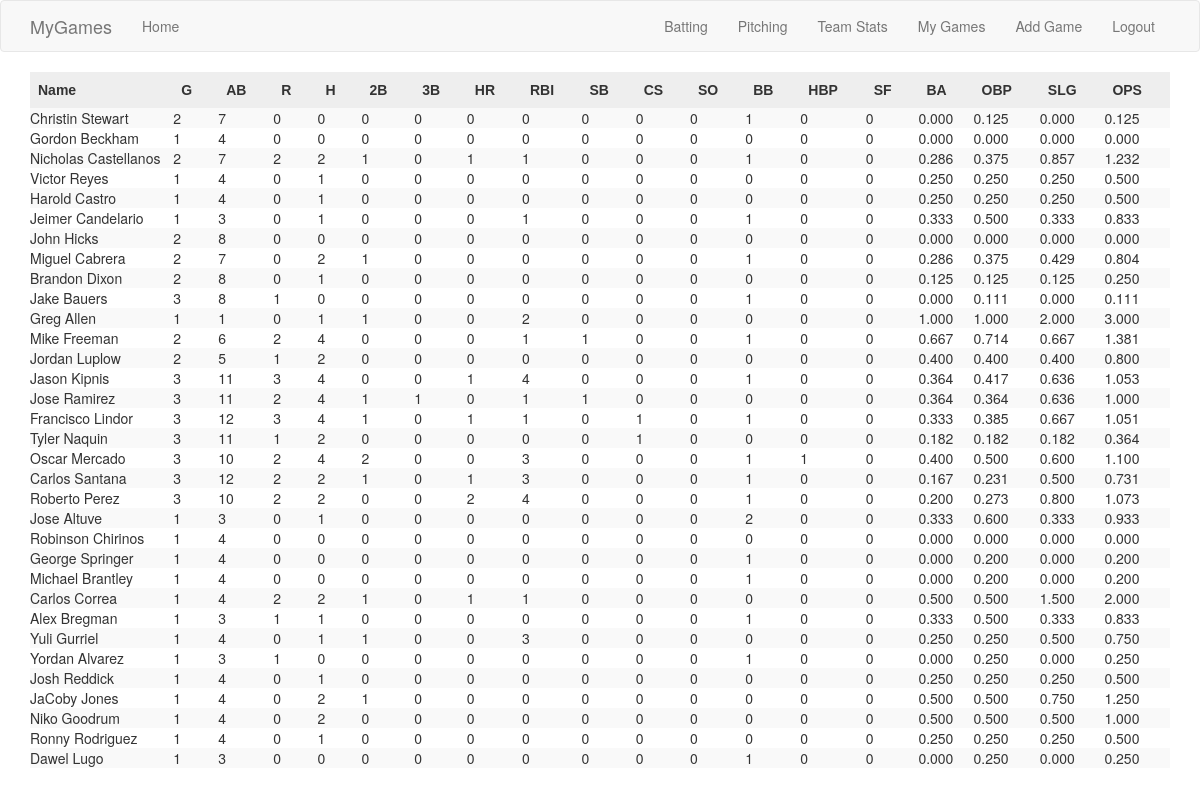
The app's page /batterstats (signed in), older data.
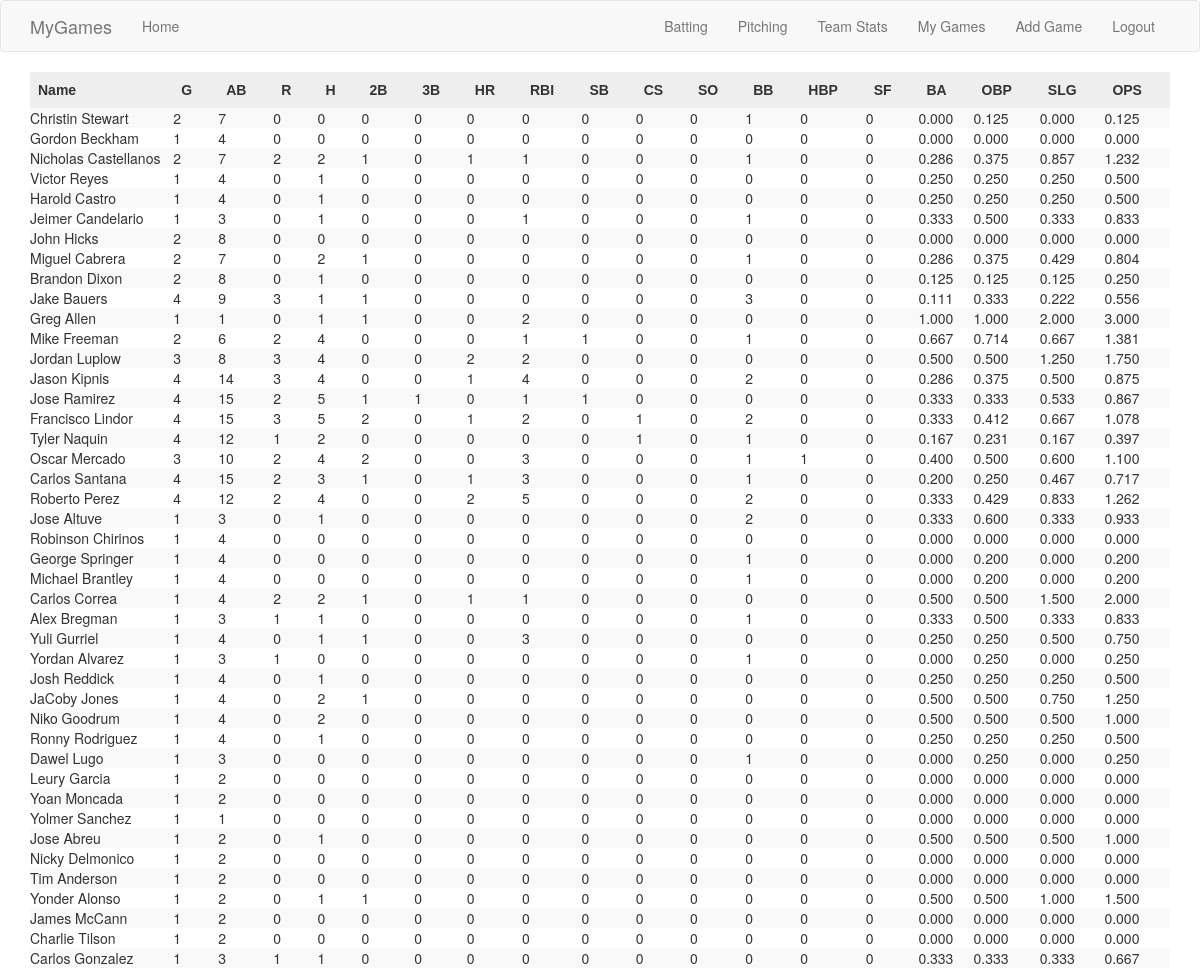
The same page, newer data.
### app/models.py (models this page shows)
class PlayerData(db.Model):
	id = db.Column(db.Integer, primary_key=True)
	name = db.Column(db.String(64), index=True)
	sort_name = db.Column(db.String(64), index=True)

### app/routes.py (the view)
@app.route('/batterstats')
@login_required
def batter_stats():
	games = Game.query.filter_by(user_id=current_user.id)
	pks = [ game.game_pk for game in games ]
	batters = defaultdict(lambda: defaultdict(int))
	for pk in pks:
		bat_games = BatGame.query.filter_by(game_pk=pk)
		for game in bat_games:
			id = game.batter_id
			batters[id]['g'] = batters[id]['g'] + 1
			batters[id]['ab'] = batters[id]['ab'] + game.ab
			batters[id]['r'] = batters[id]['r'] + game.r
			batters[id]['h'] = batters[id]['h'] + game.h
			batters[id]['2b'] = batters[id]['2b'] + game.doubles
			batters[id]['3b'] = batters[id]['3b'] + game.triples
			batters[id]['hr'] = batters[id]['hr'] + game.hr
			batters[id]['rbi'] = batters[id]['rbi'] + game.rbi
			batters[id]['sb'] = batters[id]['sb'] + game.sb
			batters[id]['cs'] = batters[id]['cs'] + game.cs
			batters[id]['k'] = batters[id]['k'] + game.k
			batters[id]['bb'] = batters[id]['bb'] + game.bb
			batters[id]['hbp'] = batters[id]['hbp'] + game.hbp
			batters[id]['sf'] = batters[id]['sf'] + game.sf
	for id in batters.keys():
		if batters[id]['ab'] == 0:
			batters[id]['ba'] = '.---'
			batters[id]['slg'] = '.---'
			slg = None
		else:
			ba = batters[id]['h'] / batters[id]['ab']
			slg = (batters[id]['h'] + batters[id]['2b'] + 2 * batters[id]['3b'] + 3 * batters[id]['hr']) / batters[id]['ab']
			batters[id]['ba'] = '{:.3f}'.format(ba)
			batters[id]['slg'] = '{:.3f}'.format(slg)
		obp_denom = batters[id]['ab'] + batters[id]['bb'] + batters[id]['hbp'] + batters[id]['sf']
		if obp_denom == 0:
			batters[id]['obp'] = '.---'
			obp = None
		else:
			obp = (batters[id]['h'] + batters[id]['bb'] + batters[id]['hbp']) / obp_denom
			batters[id]['obp'] = '{:.3f}'.format(obp)
		if (slg is None) or (obp is None):
			batters[id]['ops'] = '.---'
		else:
			ops = obp + slg
			batters[id]['ops'] = '{:.3f}'.format(ops)
		player_record = PlayerData.query.filter_by(id=id).first()
		if player_record is not None:
			batters[id]['name'] = player_record.name
		else:
			batters[id]['name'] = "???"
	return render_template('bat_stats.html', players=batters.values())

### app/models.py (called while the page is built)
@login.user_loader
def load_user(id):
	return User.query.get(int(id))

### app/templates/bat_stats.html
{% extends "sort_table.html" %}
{% block app_content %}
<table id="sorttable" class="tablesorter-bootstrap">
	<thead>
		<tr>
			<th>Name</th>
			<th>G</th>
			<th>AB</th>
			<th>R</th>
			<th>H</th>
			<th>2B</th>
			<th>3B</th>
			<th>HR</th>
			<th>RBI</th>
			<th>SB</th>
			<th>CS</th>
			<th>SO</th>
			<th>BB</th>
			<th>HBP</th>
			<th>SF</th>
			<th>BA</th>
			<th>OBP</th>
			<th>SLG</th>
			<th>OPS</th>
		</tr>
	</thead>
	<tbody>
		{% for player in players %}
		<tr>
			<td>{{ player['name'] }}</td>
			<td>{{ player['g'] }}</td>
			<td>{{ player['ab'] }}</td>
			<td>{{ player['r'] }}</td>
			<td>{{ player['h'] }}</td>
			<td>{{ player['2b'] }}</td>
			<td>{{ player['3b'] }}</td>
			<td>{{ player['hr'] }}</td>
			<td>{{ player['rbi'] }}</td>
			<td>{{ player['sb'] }}</td>
			<td>{{ player['cs'] }}</td>
			<td>{{ player['so'] }}</td>
			<td>{{ player['bb'] }}</td>
			<td>{{ player['hbp'] }}</td>
			<td>{{ player['sf'] }}</td>
			<td>{{ player['ba'] }}</td>
			<td>{{ player['obp'] }}</td>
			<td>{{ player['slg'] }}</td>
			<td>{{ player['ops'] }}</td>
		</tr>
		{% endfor %}
	</tbody>
</table>
{% endblock %}

Row changes from the older to the newer data that the page shows:
computed for PlayerData "Jake Bauers": g "3" → "4"; ab "8" → "9"; r "1" → "3"; h "0" → "1"; 2b "0" → "1"; bb "1" → "3"; ba "0.000" → "0.111"; obp "0.111" → "0.333"; slg "0.000" → "0.222"; ops "0.111" → "0.556"
computed for PlayerData "Jordan Luplow": g "2" → "3"; ab "5" → "8"; r "1" → "3"; h "2" → "4"; hr "0" → "2"; rbi "0" → "2"; ba "0.400" → "0.500"; obp "0.400" → "0.500"; slg "0.400" → "1.250"; ops "0.800" → "1.750"
computed for PlayerData "Jason Kipnis": g "3" → "4"; ab "11" → "14"; bb "1" → "2"; ba "0.364" → "0.286"; obp "0.417" → "0.375"; slg "0.636" → "0.500"; ops "1.053" → "0.875"
computed for PlayerData "Jose Ramirez": g "3" → "4"; ab "11" → "15"; h "4" → "5"; ba "0.364" → "0.333"; obp "0.364" → "0.333"; slg "0.636" → "0.533"; ops "1.000" → "0.867"
computed for PlayerData "Francisco Lindor": g "3" → "4"; ab "12" → "15"; h "4" → "5"; 2b "1" → "2"; rbi "1" → "2"; bb "1" → "2"; obp "0.385" → "0.412"; ops "1.051" → "1.078"
computed for PlayerData "Tyler Naquin": g "3" → "4"; ab "11" → "12"; bb "0" → "1"; ba "0.182" → "0.167"; obp "0.182" → "0.231"; slg "0.182" → "0.167"; ops "0.364" → "0.397"
computed for PlayerData "Carlos Santana": g "3" → "4"; ab "12" → "15"; h "2" → "3"; ba "0.167" → "0.200"; obp "0.231" → "0.250"; slg "0.500" → "0.467"; ops "0.731" → "0.717"
computed for PlayerData "Roberto Perez": g "3" → "4"; ab "10" → "12"; h "2" → "4"; rbi "4" → "5"; bb "1" → "2"; ba "0.200" → "0.333"; obp "0.273" → "0.429"; slg "0.800" → "0.833"; ops "1.073" → "1.262"
added PlayerData: name "Leury Garcia", g "1", ab "2", r "0", h "0", 2b "0", 3b "0", hr "0", rbi "0", sb "0", cs "0", so "0", bb "0", hbp "0", sf "0", ba "0.000", obp "0.000", slg "0.000", ops "0.000"
added PlayerData: name "Yoan Moncada", g "1", ab "2", r "0", h "0", 2b "0", 3b "0", hr "0", rbi "0", sb "0", cs "0", so "0", bb "0", hbp "0", sf "0", ba "0.000", obp "0.000", slg "0.000", ops "0.000"
added PlayerData: name "Yolmer Sanchez", g "1", ab "1", r "0", h "0", 2b "0", 3b "0", hr "0", rbi "0", sb "0", cs "0", so "0", bb "0", hbp "0", sf "0", ba "0.000", obp "0.000", slg "0.000", ops "0.000"
added PlayerData: name "Jose Abreu", g "1", ab "2", r "0", h "1", 2b "0", 3b "0", hr "0", rbi "0", sb "0", cs "0", so "0", bb "0", hbp "0", sf "0", ba "0.500", obp "0.500", slg "0.500", ops "1.000"
added PlayerData: name "Nicky Delmonico", g "1", ab "2", r "0", h "0", 2b "0", 3b "0", hr "0", rbi "0", sb "0", cs "0", so "0", bb "0", hbp "0", sf "0", ba "0.000", obp "0.000", slg "0.000", ops "0.000"
added PlayerData: name "Tim Anderson", g "1", ab "2", r "0", h "0", 2b "0", 3b "0", hr "0", rbi "0", sb "0", cs "0", so "0", bb "0", hbp "0", sf "0", ba "0.000", obp "0.000", slg "0.000", ops "0.000"
added PlayerData: name "Yonder Alonso", g "1", ab "2", r "0", h "1", 2b "1", 3b "0", hr "0", rbi "0", sb "0", cs "0", so "0", bb "0", hbp "0", sf "0", ba "0.500", obp "0.500", slg "1.000", ops "1.500"
added PlayerData: name "James McCann", g "1", ab "2", r "0", h "0", 2b "0", 3b "0", hr "0", rbi "0", sb "0", cs "0", so "0", bb "0", hbp "0", sf "0", ba "0.000", obp "0.000", slg "0.000", ops "0.000"
added PlayerData: name "Charlie Tilson", g "1", ab "2", r "0", h "0", 2b "0", 3b "0", hr "0", rbi "0", sb "0", cs "0", so "0", bb "0", hbp "0", sf "0", ba "0.000", obp "0.000", slg "0.000", ops "0.000"
added PlayerData: name "Carlos Gonzalez", g "1", ab "3", r "1", h "1", 2b "0", 3b "0", hr "0", rbi "0", sb "0", cs "0", so "0", bb "0", hbp "0", sf "0", ba "0.333", obp "0.333", slg "0.333", ops "0.667"
